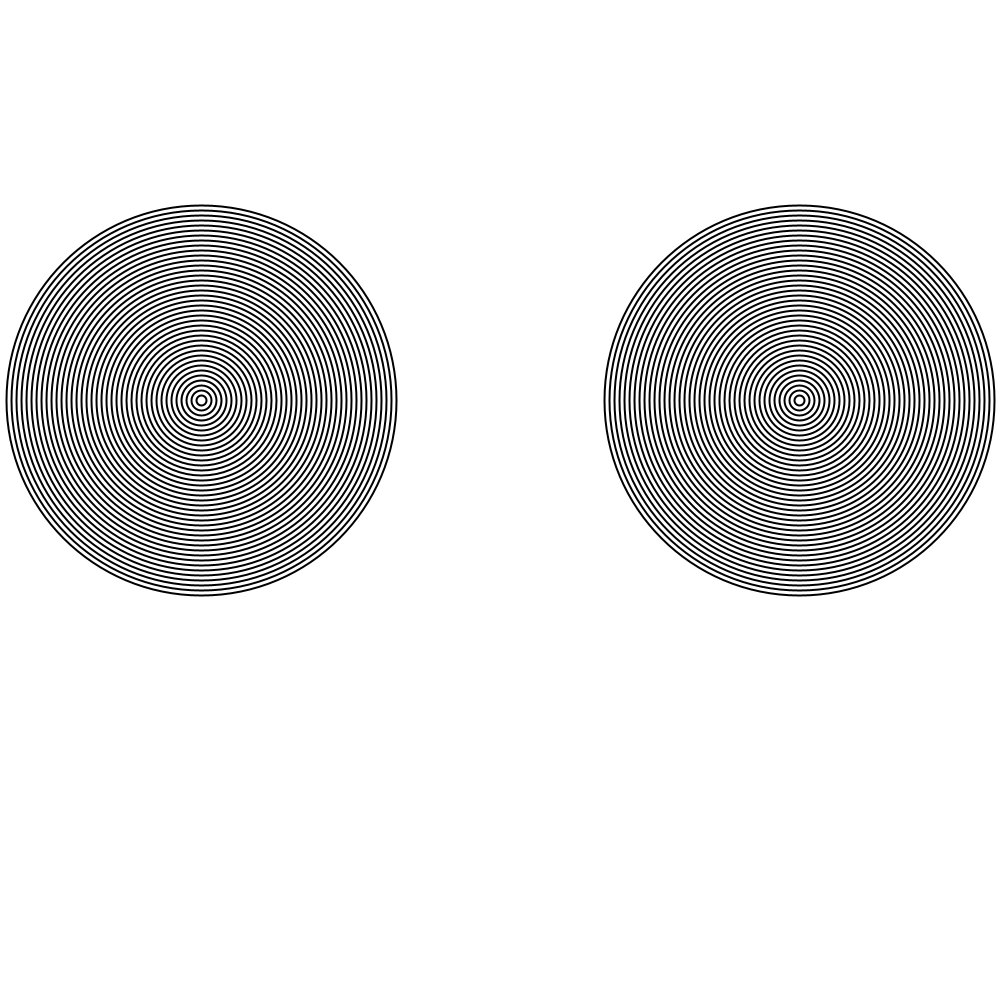
Frame 1 (no input)
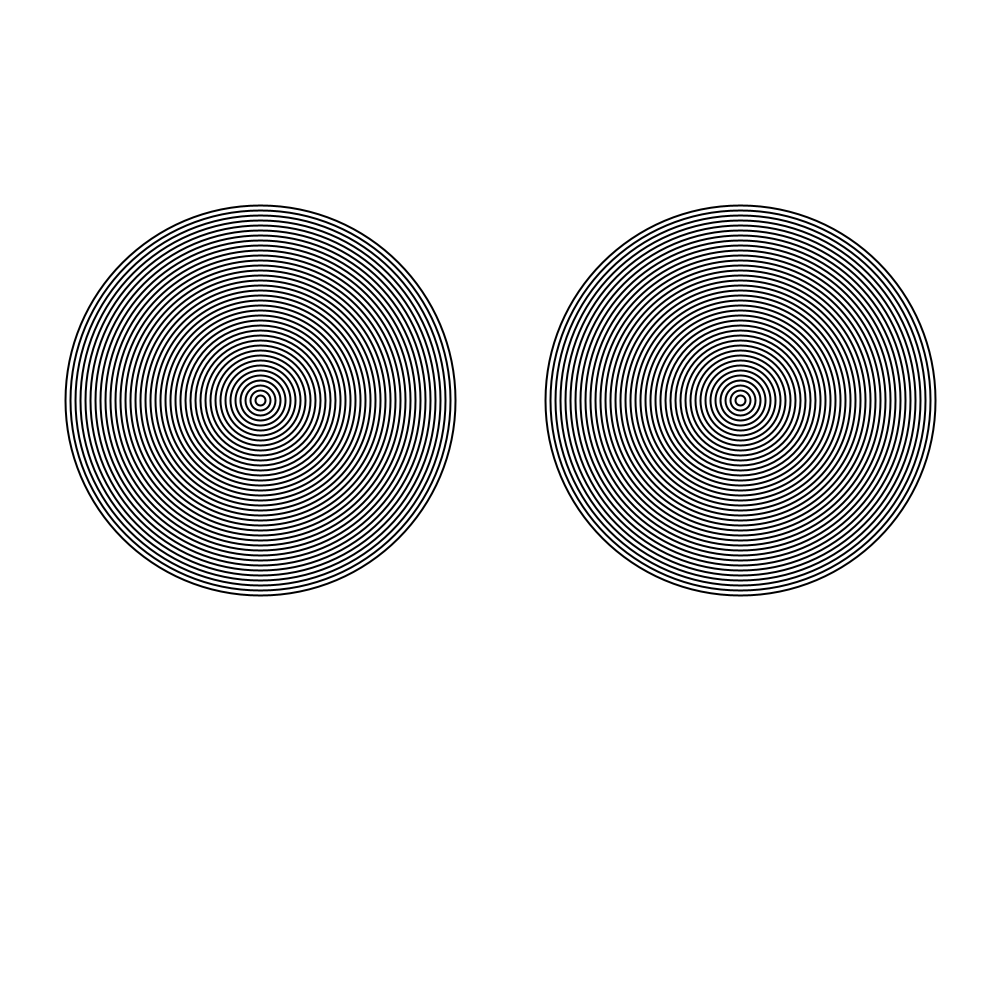
Frame 60 (the mouse pressed at the canvas centre just before this capture)
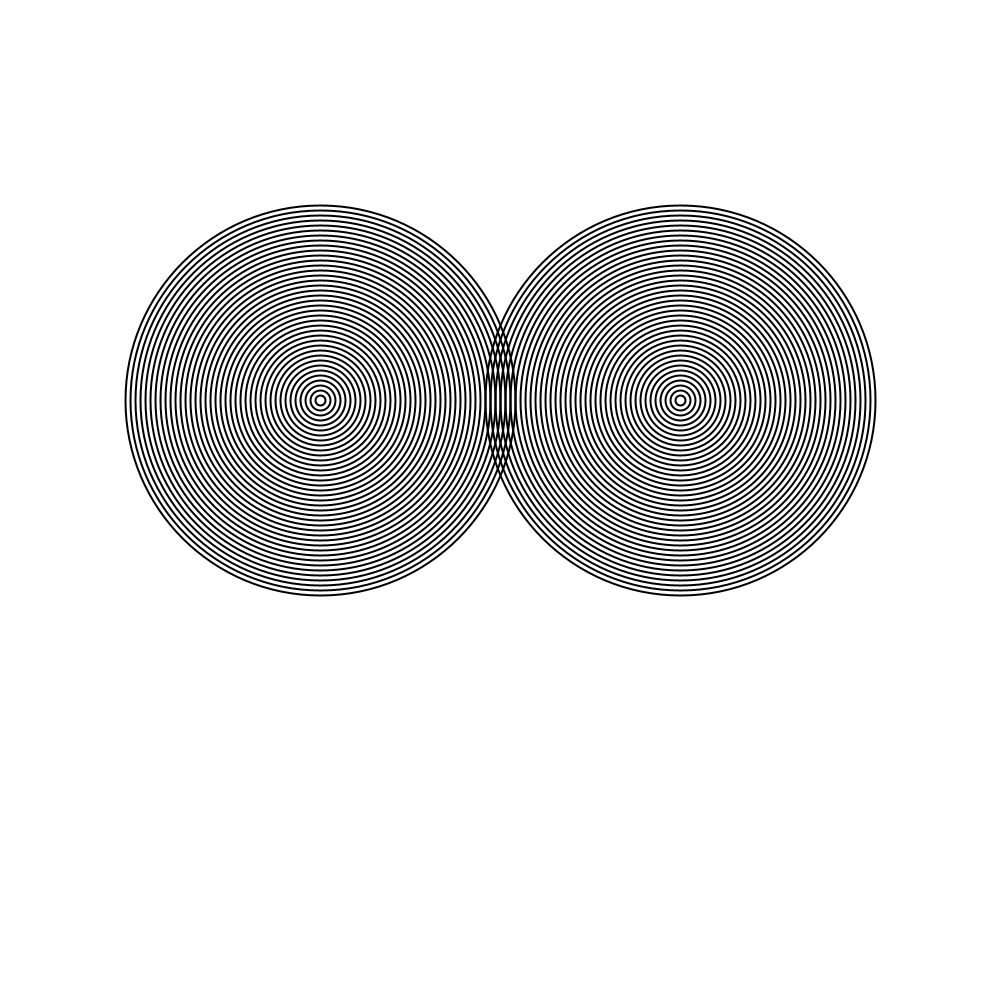
Frame 120 (the mouse held since frame 60 and released just before this capture)

The Processing sketch that drew these frames (run headless with seeded random() and noise(); from frame 60 on, the mouse is pressed at the canvas centre):

// Processing sketch: Amazing_Rings
// ── Amazing_Rings.pde
void setup(){
   size(1000,1000);
}
void draw(){
  background(255,255,255);
 noFill();
 strokeWeight(2);
 for(int i=0;i<400;i=i+10){
  ellipse(200+x,400,i,i);
  ellipse(800-x,400,i,i);
 }
 x=x+1;
 if (x==600){
   x=1;
 }
  }

int x=1;
